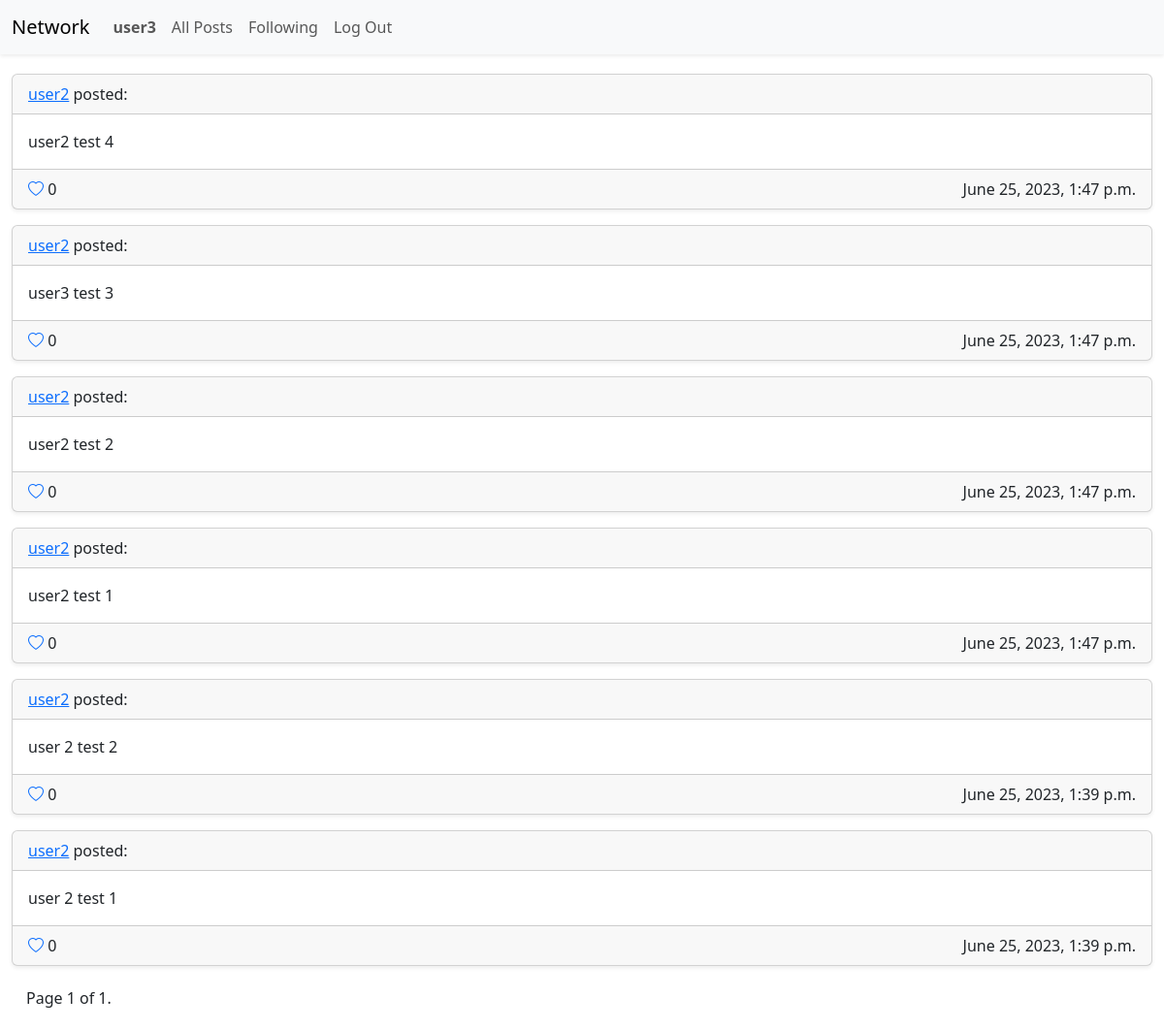
The page /show_following (signed in) on the database its author committed.
### network/models.py (models this page shows, shortened)
class User(AbstractUser):
    def get_reverse_chronological_posts(self):
        return self.posts.all().order_by("-updated_at")

class Post(models.Model):
    user = models.ForeignKey("User", on_delete=models.CASCADE, related_name="posts")
    body = models.TextField(blank=False)
    created_at = models.DateTimeField(auto_now_add=True, null=True)
    updated_at = models.DateTimeField(auto_now=True, null=True)
    user_likes = models.ManyToManyField(User)
    def count_likes(self):
        return self.likes.filter(active=True).count()

### network/views.py (the view)
# urls.py: path("show_following", views.show_following, name="show_following"),
def show_following(request):
    if not request.user.is_authenticated:
        return HttpResponseRedirect(reverse('login'))
    following_user_ids = Follower.objects.filter(
        follower=request.user,
        active=True
    ).values_list('user_id', flat=True)
    posts = Post.objects.filter(user_id__in=following_user_ids).order_by("-updated_at")
    paginator = Paginator(posts, 10) # Show 10 contacts per page.
    page_number = request.GET.get('page')
    page_obj = paginator.get_page(page_number)
    return render(request, "network/show_following.html", {
        "page_obj": page_obj
    })

### network/templates/network/show_following.html (shortened to what this page needs)
{% extends "network/layout.html" %}
{% block body %}
    {% for post in page_obj %}
        {% include "network/post.html" %}
    {% endfor %}
    <nav aria-label="Page navigation example">
        <ul class="pagination">
                <span class="pagination-current">
                    Page {{ page_obj.number }} of {{ page_obj.paginator.num_pages }}.
                </span>
        </ul>
    </nav>
{% endblock %}

### network/templates/network/layout.html (shortened to what this page needs)
{% load static %}
<!DOCTYPE html>
<html lang="en">
    <head>
        <link href="https://cdn.jsdelivr.net/npm/bootstrap@5.3.0/dist/css/bootstrap.min.css" rel="stylesheet">
        <link rel="stylesheet" href="https://cdn.jsdelivr.net/npm/bootstrap-icons@1.10.5/font/bootstrap-icons.css">
        <link href="{% static 'network/styles.css' %}" rel="stylesheet">
    </head>
    <body>
        <nav class="navbar navbar-expand-lg bg-body-tertiary shadow-sm">
            <div class="container-fluid">
                <a class="navbar-brand" href="/">Network</a>
                <div class="collapse navbar-collapse" id="navbarNav">
                <ul class="navbar-nav">
                    {% if user.is_authenticated %}
                        <li class="nav-item">
                            <a class="nav-link" href="{% url 'show_user' user.id %}"><strong>{{ user.username }}</strong></a>
                        </li>
                    {% endif %}
                    <li class="nav-item">
                        <a class="nav-link" href="{% url 'index' %}">All Posts</a>
                    </li>
                    {% if user.is_authenticated %}
                        <li class="nav-item">
                            <a class="nav-link" href="{% url 'show_following' %}">Following</a>
                        </li>
                        <li class="nav-item">
                            <a class="nav-link" href="{% url 'logout' %}">Log Out</a>
                        </li>
                    {% endif %}
                </ul>
                </div>
            </div>
        </nav>
        <div class="body">
            <div class="container-fluid">
                <div id="messages-view"></div>
                {% block body %}
                {% endblock %}
            </div>
        </div>
    </body>
</html>

### network/templates/network/post.html (shortened to what this page needs)
{% load post_list_extras %}
<div class="card post-card mb-3 shadow-sm">
    <div class="card-header">
        <div class="float-start">
            <a href={% url "show_user" post.user.id %} alt="user profile">{{ post.user }}</a> posted:<br>
        </div>
    </div>
    <div class="card-body">
        <div id="post-{{ post.id }}-body-div">
            <div id="post-{{ post.id }}-body">
                {{ post.body }}
            </div>
        </div>
    </div>
    <div class="card-footer">
        <div class="float-start">
            {% if user.is_authenticated %}
                <a href="javascript:void(0)" data-post-id="{{ post.id }}" class="like-toggle-button">
            {% endif %}
            {% if user in post.user_likes.all %}
                <i class="bi bi-heart-fill"></i>
            {% else %}
                <i class="bi bi-heart"></i>
            {% endif %}
            {% if user.is_authenticated %}
                </a>
            {% endif %}
            <span id="post-{{ post.id }}-like-count">{{ post.count_likes }}</span>
        </div>
        <div class="float-end">
            {{ post.updated_at }}
        </div>
    </div>
</div>

### network/static/network/styles.css (style rules this page uses)
.pagination-current { margin: 5px 15px; }
#messages-view { padding: 10px; }
.like-toggle-button { text-decoration: none; }

### rows shown on the page
User: username "user3"
Post: user "user2", body "user2 test 4", count_likes "0", updated_at "June 25, 2023, 1:47 p.m."
Post: user "user2", body "user3 test 3", count_likes "0", updated_at "June 25, 2023, 1:47 p.m."
Post: user "user2", body "user2 test 2", count_likes "0", updated_at "June 25, 2023, 1:47 p.m."
Post: user "user2", body "user2 test 1", count_likes "0", updated_at "June 25, 2023, 1:47 p.m."
Post: user "user2", body "user 2 test 2", count_likes "0", updated_at "June 25, 2023, 1:39 p.m."
Post: user "user2", body "user 2 test 1", count_likes "0", updated_at "June 25, 2023, 1:39 p.m."

### other values the page prints
{{ page_obj.number }} "1"
{{ page_obj.paginator.num_pages }} "1"
